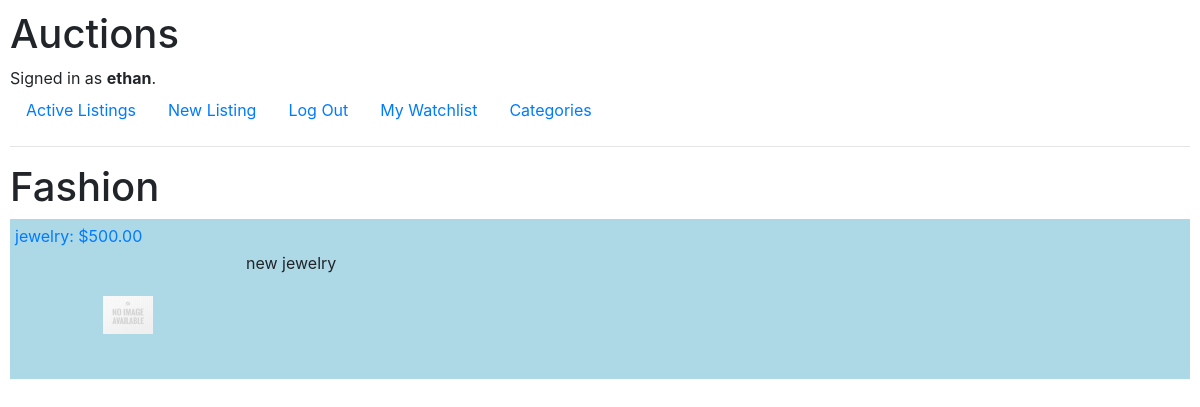
/category/Fashion (signed in), run on the app's committed database.
### auctions/models.py (models this page shows)
class User(AbstractUser):
    watchlist = models.ManyToManyField("Listing", related_name="watched_by", blank=True)

class Listing(models.Model):
    title = models.CharField(max_length=64)
    description = models.TextField()
    category = models.CharField(max_length=64, choices=CATEGORIES)
    postedTime = models.DateField(auto_now_add=True)
    startingBid = models.PositiveIntegerField()
    imageURL = models.URLField(max_length=300)
    creator = models.ForeignKey(User, on_delete=models.CASCADE, related_name="created_listings")
    winner = models.ForeignKey(User, on_delete=models.CASCADE, null=True)

### auctions/views.py (the view)
# urls.py: path("category/<str:category_name>", views.category, name="category")
def category(request, category_name):
    category_listings = Listing.objects.filter(category=category_name)
    return render(request, "auctions/category.html", {
        "category_name": category_name,
        "listings": category_listings
    })

### auctions/templates/auctions/category.html
{% extends "auctions/layout.html" %} {% load static %} {% block body %}
<h1>{{ category_name }}</h1>
{% for listing in listings %}
<div class="listing">
  <div class="listing-title">
    <a href="{% url 'view_listing' listingID=listing.pk %}"> {{ listing.title }}: ${{ listing.startingBid|floatformat:2 }} </a>
  </div>
  <div class="listing-body">
    {% if listing.imageURL %}
    <img src="{{ listing.imageURL }}" width="50px" height="50px" />
    {% else %}
    <img src="{% static 'images/generic_no_image.jpg' %}" width="50px" height="50px" />
    {% endif %}
    <p>{{ listing.description }}</p>
  </div>
</div>
{% endfor %} {% endblock %}

### auctions/templates/auctions/layout.html (shortened to what this page needs)
{% load static %}
<!DOCTYPE html>
<html lang="en">
  <head>
    <link
      rel="stylesheet"
      href="https://stackpath.bootstrapcdn.com/bootstrap/4.4.1/css/bootstrap.min.css"
    />
    <link rel="stylesheet" href="{% static 'auctions/styles.css' %}" />
  </head>
  <body>
    <h1>Auctions</h1>
    <div>
      {% if user.is_authenticated %} Signed in as
      <strong>{{ user.username }}</strong>. {% else %} Not signed in. {% endif %}
    </div>
    <ul class="nav">
      <li class="nav-item">
        <a class="nav-link" href="{% url 'index' %}">Active Listings</a>
      </li>
      {% if user.is_authenticated %}
      <li class="nav-item">
        <a class="nav-link" href="{% url 'new_listing' %}">New Listing</a>
      </li>
      <li class="nav-item">
        <a class="nav-link" href="{% url 'logout' %}">Log Out</a>
      </li>
      <li class="nav-item">
        <a class="nav-link" href="{% url 'watchlist' %}">My Watchlist</a>
      </li>
      {% endif %}
      <li class="nav-item">
        <a class="nav-link" href="{% url 'categories' %}">Categories</a>
      </li>
    </ul>
    <hr />
    {% block body %} {% endblock %}
  </body>
</html>

### auctions/static/auctions/styles.css (style rules this page uses)
body { padding: 10px; }
.listing { background-color: lightblue; display: grid; grid-template-rows: 20% 1fr; margin-bottom: 1rem; height: 10rem; }
.listing-title { grid-row: 1; padding: 5px; height: auto; }
.listing-body { grid-row: 2; display: grid; height: auto; grid-template-columns: 20% 1fr; }
.listing-body img { grid-column: 1; margin: auto; max-width: fit-content; max-height: fit-content; }
.listing-body p { grid-column: 2; }

### data on the page
User: username "ethan"
Listing: category "Fashion", title "jewelry", startingBid "500.00", description "new jewelry"
